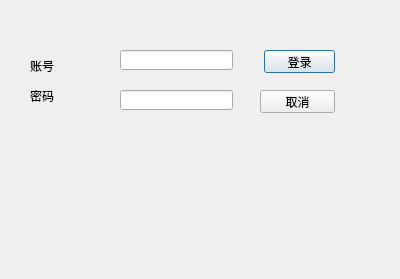
<?xml version="1.0" encoding="UTF-8"?>
<ui version="4.0">
 <class>Dialog</class>
 <widget class="QDialog" name="Dialog">
  <property name="geometry">
   <rect>
    <x>0</x>
    <y>0</y>
    <width>400</width>
    <height>279</height>
   </rect>
  </property>
  <property name="windowTitle">
   <string>Dialog</string>
  </property>
  <widget class="QLineEdit" name="usernameInput">
   <property name="geometry">
    <rect>
     <x>120</x>
     <y>50</y>
     <width>113</width>
     <height>20</height>
    </rect>
   </property>
  </widget>
  <widget class="QLineEdit" name="passwordInput">
   <property name="geometry">
    <rect>
     <x>120</x>
     <y>90</y>
     <width>113</width>
     <height>20</height>
    </rect>
   </property>
   <property name="inputMask">
    <string/>
   </property>
  </widget>
  <widget class="QPushButton" name="loginBtn">
   <property name="geometry">
    <rect>
     <x>264</x>
     <y>50</y>
     <width>71</width>
     <height>23</height>
    </rect>
   </property>
   <property name="text">
    <string>登录</string>
   </property>
  </widget>
  <widget class="QPushButton" name="calcelBtn">
   <property name="geometry">
    <rect>
     <x>260</x>
     <y>90</y>
     <width>75</width>
     <height>23</height>
    </rect>
   </property>
   <property name="text">
    <string>取消</string>
   </property>
  </widget>
  <widget class="QLabel" name="label">
   <property name="geometry">
    <rect>
     <x>30</x>
     <y>60</y>
     <width>54</width>
     <height>12</height>
    </rect>
   </property>
   <property name="text">
    <string>账号</string>
   </property>
  </widget>
  <widget class="QLabel" name="label_2">
   <property name="geometry">
    <rect>
     <x>30</x>
     <y>90</y>
     <width>54</width>
     <height>12</height>
    </rect>
   </property>
   <property name="text">
    <string>密码</string>
   </property>
  </widget>
 </widget>
 <resources/>
 <connections/>
</ui>
